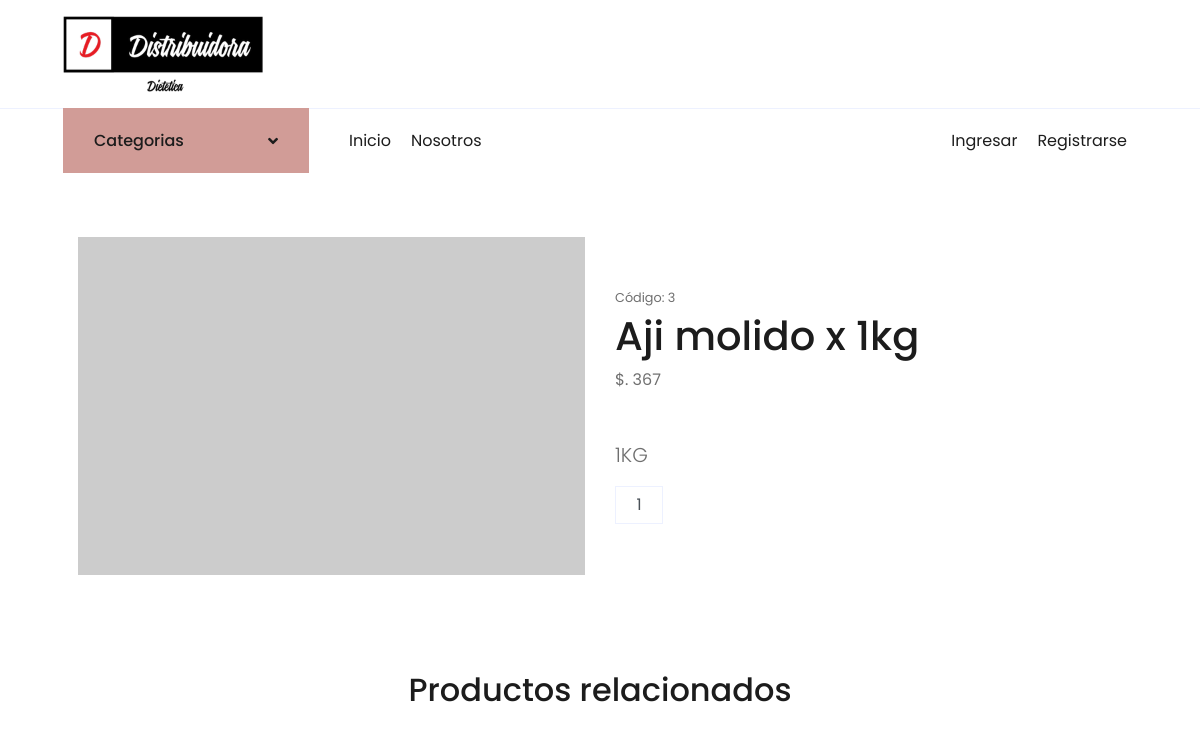
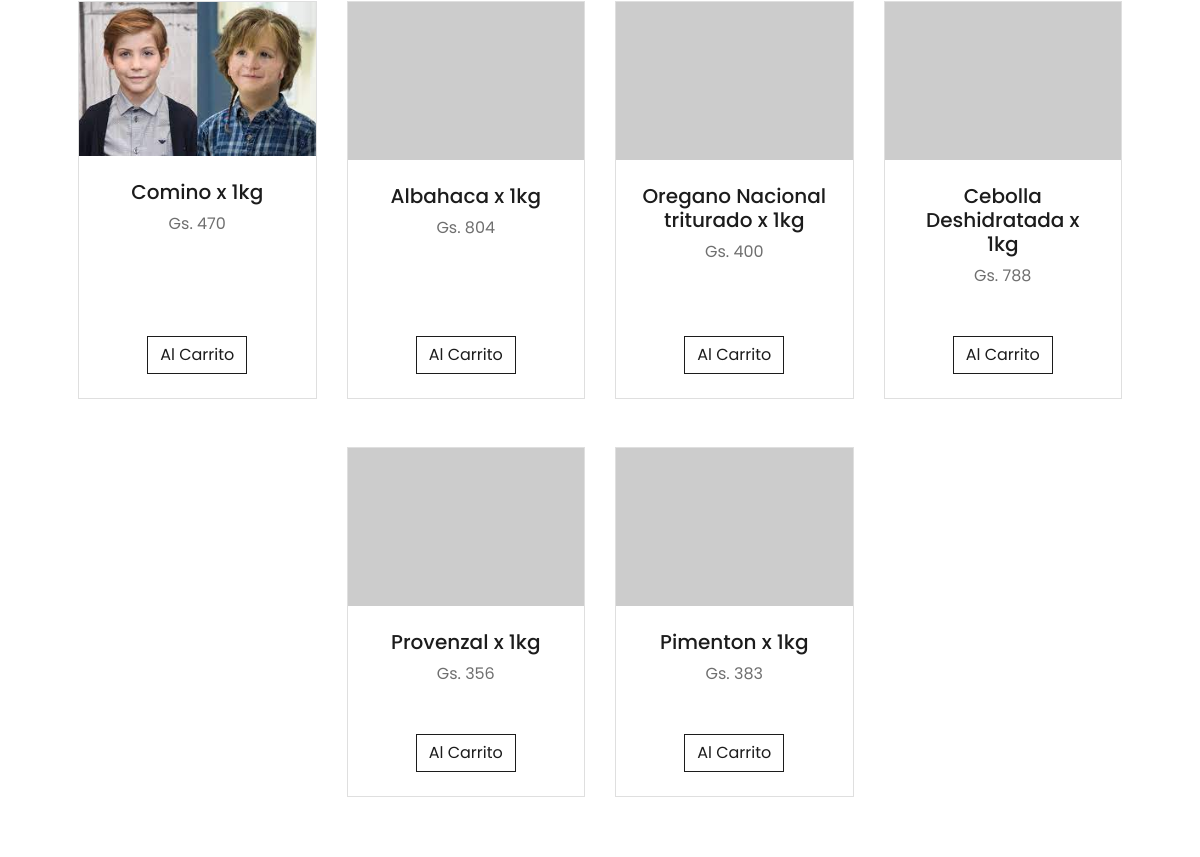
The page /distribuidorapp/detalleproducto/3/ (upper part) on the database as committed earlier (2 pictures, top to bottom).
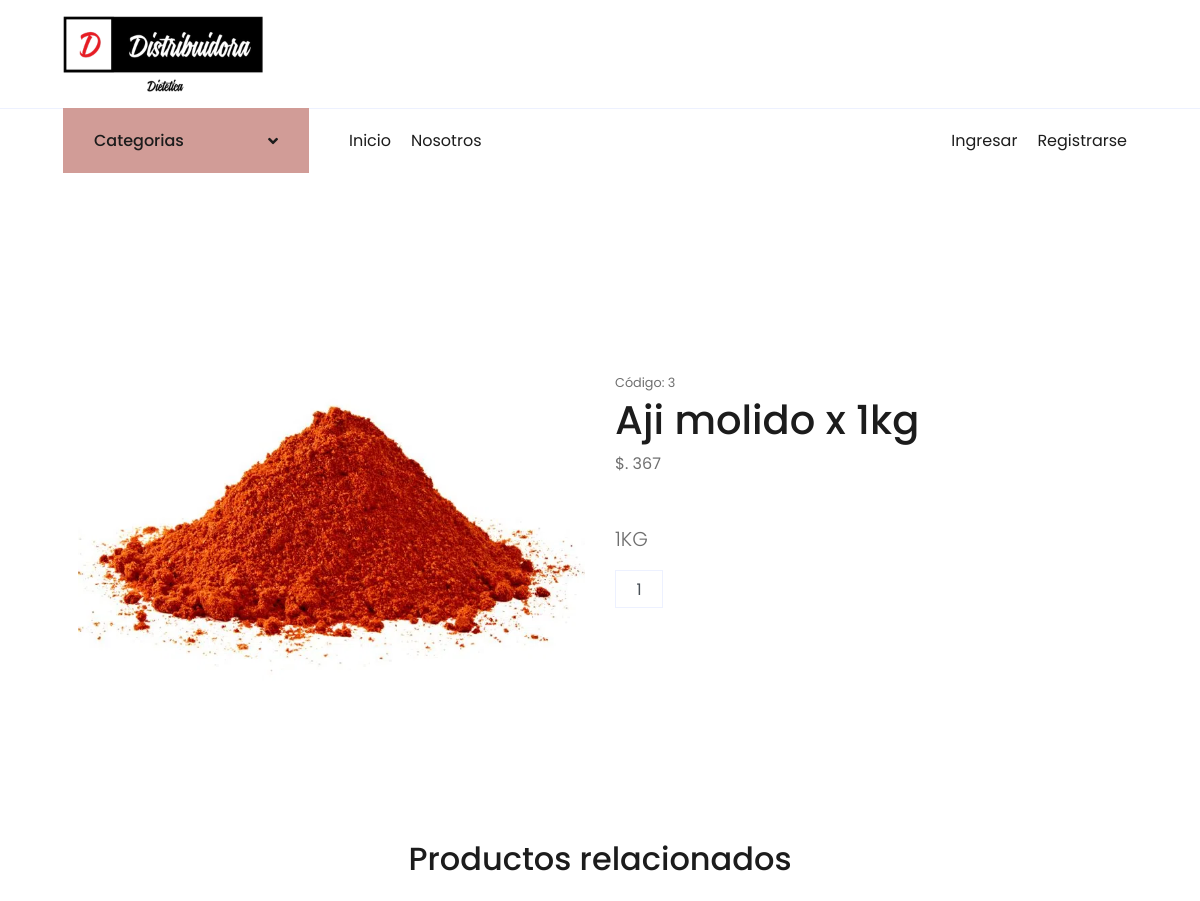
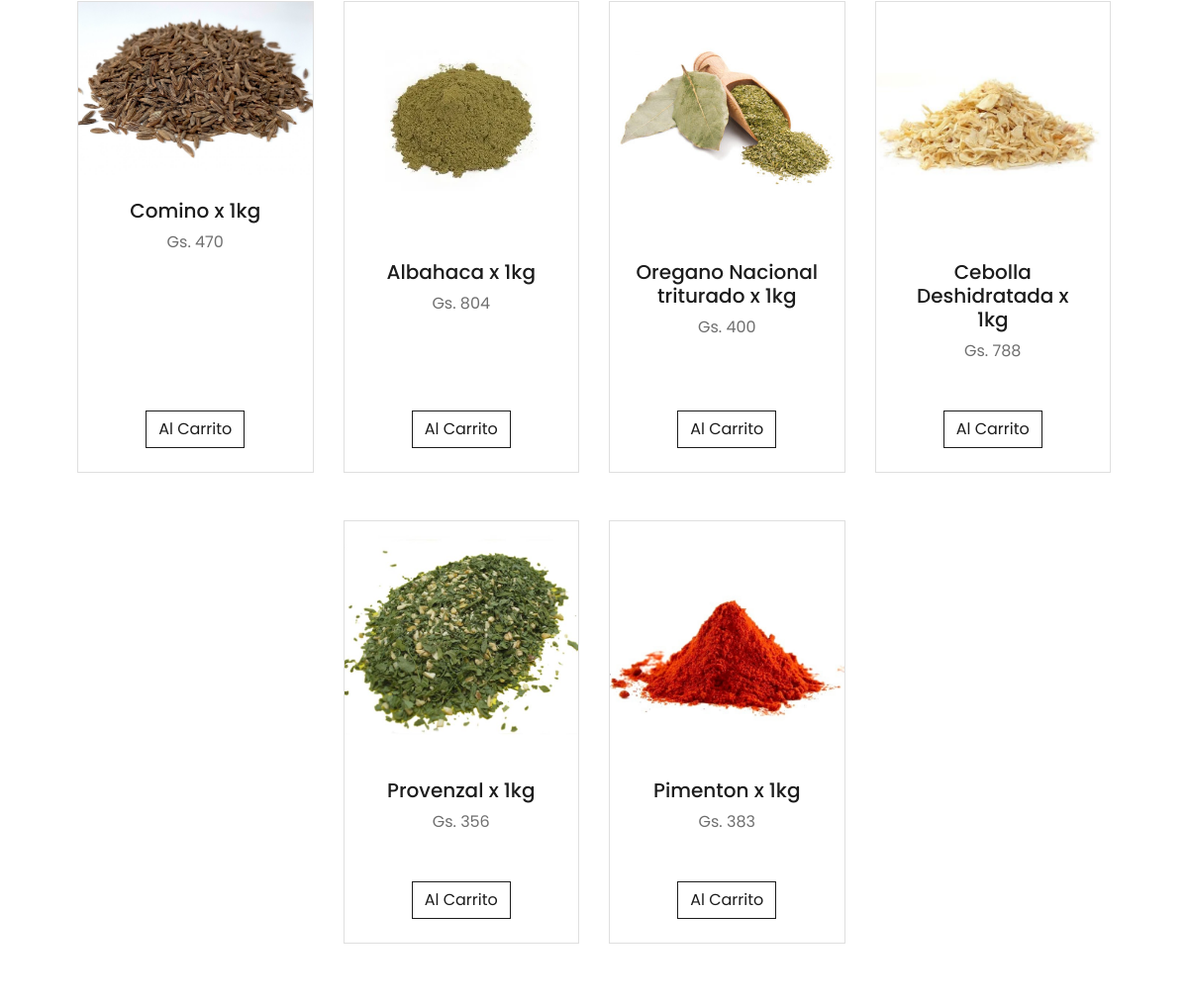
The same page on the database as committed later (2 pictures, top to bottom).
### DistribuidoraApp/models.py (models this page shows, shortened)
class Productos(models.Model):
    nombre = models.CharField(max_length=100)
    imagen = models.ImageField(upload_to='imgproductos/%Y/%m/%d', blank=True)
    descripcion = models.CharField(max_length=500)
    precio = models.IntegerField()
    stock = models.IntegerField(null=True, default=0)
    categoria = models.ForeignKey(Categorias, on_delete=models.PROTECT)
    oferta = models.BooleanField(default=False)
    class Meta:
        db_table = 'productos'
        verbose_name = 'Producto'
        verbose_name_plural = 'Productos'
        ordering = ['id']

### DistribuidoraApp/views.py (the view)
# urls.py: path('detalleproducto/<id>/', detalleProducto, name='detalleProducto'),
def detalleProducto(request, id):
    product = get_object_or_404(Productos, id=id)
    otrosProductos = Productos.objects.filter(categoria=product.categoria)
    data = {
        'producto': product,
        'productosRelacionados': otrosProductos
    }
    return render(request, 'DistribuidoraApp/detalle-productos.html', data)

### DistribuidoraApp/context_processors.py (called while the page is built)
def extras(request):
	lista_categorias = Categorias.objects.all().order_by('nombre')
	return {'categorias':lista_categorias}

def importe_total_carro(request):
	total=0
	if request.user.is_authenticated:
		if "carro" in request.session:
			for key, value in request.session["carro"].items():
				total= total + int(value["precio"])
	return {"importe_total_carro":total}

### DistribuidoraApp/templates/DistribuidoraApp/detalle-productos.html (shortened to what this page needs)
{% extends 'DistribuidoraApp/base.html' %}
{% load static %}
{% block contenidoPagina %}
<section class="py-5">
    <div class="container px-4 px-lg-5 my-3">
        <div class="row gx-4 gx-lg-5 align-items-center">
            {% if producto.imagen %}
            <div class="col-md-6"><img class="card-img-top mb-5 mb-md-0" src="{{ producto.imagen.url }}" /></div>
            {% else %}
            <div class="col-md-6"><img class="card-img-top mb-5 mb-md-0" src="https://dummyimage.com/450x300/dee2e6/6c757d.jpg" alt="..." /></div>
            {% endif %}
            <div class="col-md-6">
                <div class="small mb-1">Código: {{ producto.id }}</div>
                <h1 class="display-5 fw-bolder">{{ producto.nombre }}</h1>
                <div class="fs-5 mb-5">
                    <span>$. {{ producto.precio }} </span>
                </div>
                <p class="lead">{{ producto.descripcion }}</p>
                <div class="d-flex">
                    <input class="form-control text-center me-3" id="inputQuantity" type="num" value="1" style="max-width: 3rem" />
                </div>
            </div>
        </div>
    </div>
</section>
<section class="py-3 bg-light">
    <div class="container px-3 px-lg-5 mt-3">
        <h2 class="fw-bolder mb-4 text-center">Productos relacionados</h2>
        <div class="row gx-4 gx-lg-5 row-cols-2 row-cols-md-3 row-cols-xl-4 justify-content-center">
            {% for product in productosRelacionados %} {% if product.id == producto.id %} {% else %}
            <div class="col mb-5">
                <div class="card h-100">
                    {% if product.imagen %}
                    <img class="card-img-top" src="{{ product.imagen.url }}" /> {% else %}
                    <img class="card-img-top" src="https://dummyimage.com/450x300/dee2e6/6c757d.jpg" alt="producto" /> {% endif %}
                    <div class="card-body p-4">
                        <div class="text-center">
                            <h5 class="fw-bolder">{{ product.nombre }}</h5>
                            Gs. {{ product.precio }}
                        </div>
                    </div>
                    <div class="card-footer p-4 pt-0 border-top-0 bg-transparent">
                        <div class="text-center">
                            <a class="btn btn-outline-dark mt-auto" href="#"> Al Carrito</a>
                        </div>
                    </div>
                </div>
            </div>
            {% endif %} {% endfor %}
        </div>
    </div>
</section>
{% endblock %}

Rows that differ between the two databases and show on the page:
changed Productos "Aji molido x 1kg": imagen: picture added
changed Productos "Comino x 1kg": imagen: a different picture
changed Productos "Albahaca x 1kg": imagen: picture added
changed Productos "Oregano Nacional triturado x 1kg": imagen: picture added
changed Productos "Cebolla Deshidratada x 1kg": imagen: picture added
changed Productos "Provenzal x 1kg": imagen: picture added
changed Productos "Pimenton x 1kg": imagen: picture added
